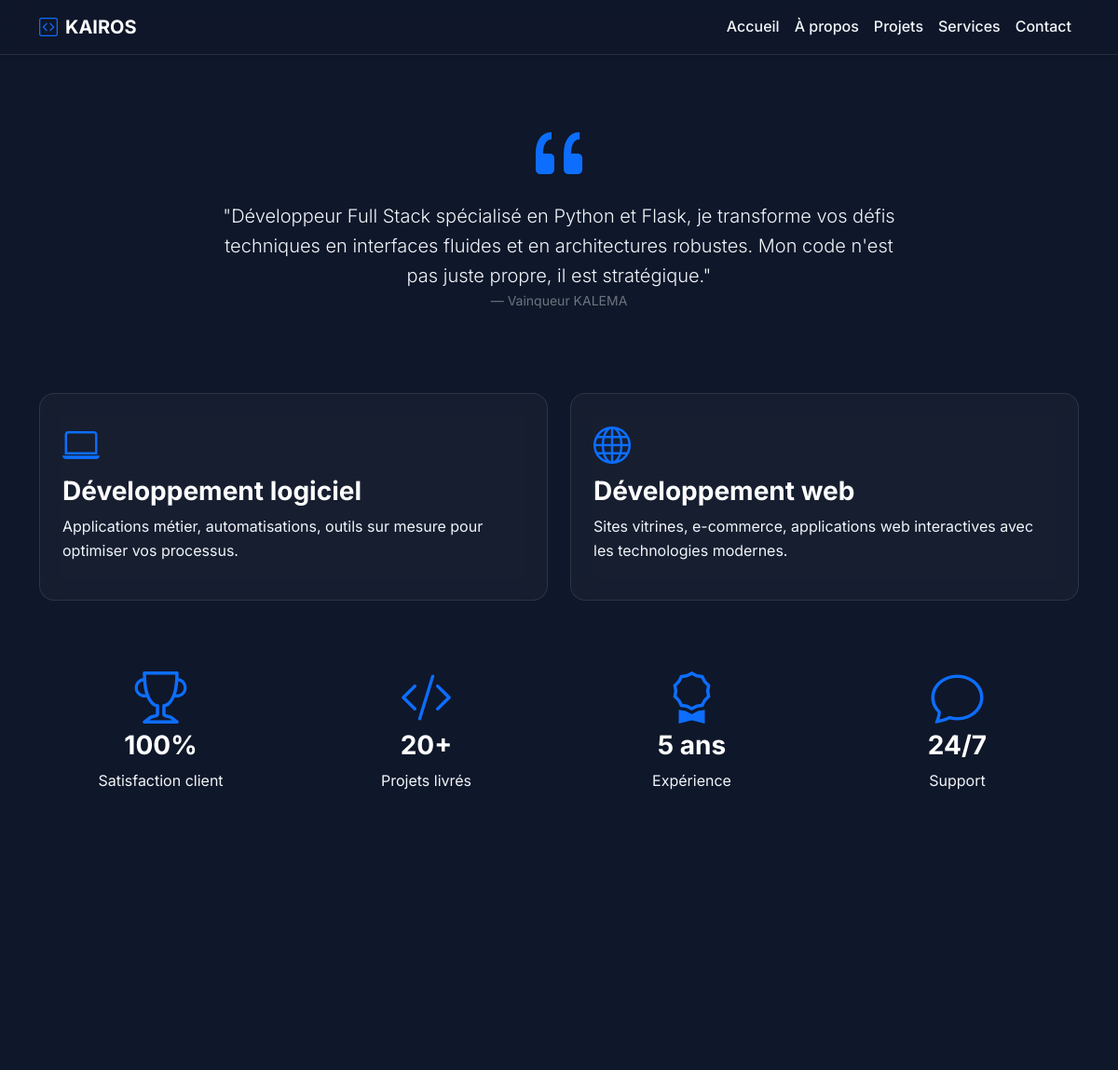
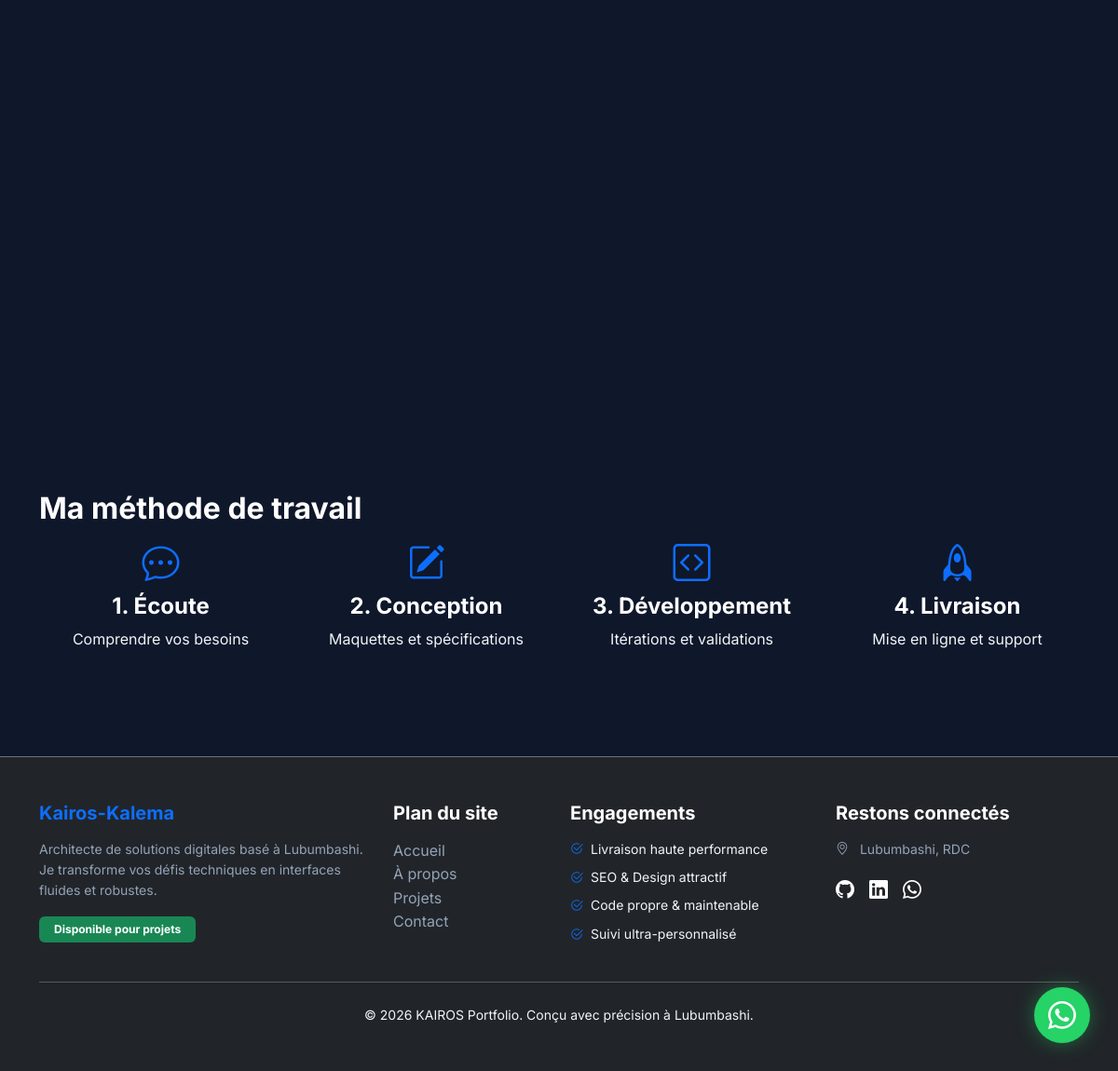
/about, run on the app's committed database (2 pictures, top to bottom).
### app/models.py (models this page shows)
class Bio(db.Model):
    id = db.Column(db.Integer, primary_key=True, default=1)
    name = db.Column(db.String(100))
    title = db.Column(db.String(200))
    bio_text = db.Column(db.Text, default='Je suis développeur passionné...')
    email = db.Column(db.String(120))
    phone = db.Column(db.String(20))
    location = db.Column(db.String(100))
    availability = db.Column(db.Boolean, default=True)
    avatar = db.Column(db.String(200), default='default-avatar.jpg')
    @classmethod
    def get_singleton(cls):
        bio = cls.query.get(1)
        if not bio:
            bio = cls(id=1)
            db.session.add(bio)
            db.session.commit()
        return bio

### app/main/routes.py (the view)
@bp.route('/about')
def about():
    bio = Bio.get_singleton()
    return render_template('about.html', bio=bio)

### app/models.py (called while the page is built)
    @classmethod
    def is_maintenance(cls):
        try:
            config = cls.query.filter_by(key='maintenance_mode').first()
            if config:
                return config.value
            return False
        except Exception:
            return False

### app/utils.py (called while the page is built)
def log_visit(endpoint):
    visit = VisitLog(
        page=request.path,
        ip=request.remote_addr,
        user_agent=request.headers.get('User-Agent')
    )
    db.session.add(visit)
    db.session.commit()

### app/templates/about.html (shortened to what this page needs)
{% extends 'base.html' %}
{% block content %}
<div class="container py-5">
    <div class="row">
        <div class="col-lg-8 mx-auto text-center">
            <i class="bi bi-quote display-1 text-primary"></i>
            <p class="lead">"{{ bio.bio_text|default('Je suis développeur passionné...') }}"</p>
            <footer class="blockquote-footer">{{ bio.name }}</footer>
        </div>
    </div>
    <div class="row mt-5 g-4">
        <div class="col-md-6">
            <div class="card h-100 p-4">
                <i class="bi bi-laptop fs-1 text-primary"></i>
                <h3>Développement logiciel</h3>
                <p>Applications métier, automatisations, outils sur mesure pour optimiser vos processus.</p>
            </div>
        </div>
        <div class="col-md-6">
            <div class="card h-100 p-4">
                <i class="bi bi-globe fs-1 text-primary"></i>
                <h3>Développement web</h3>
                <p>Sites vitrines, e-commerce, applications web interactives avec les technologies modernes.</p>
            </div>
        </div>
    </div>
    <div class="row mt-5 text-center g-4">
        <div class="col-md-3">
            <i class="bi bi-trophy display-4 text-primary"></i>
            <h3>100%</h3>
            <p>Satisfaction client</p>
        </div>
        <div class="col-md-3">
            <i class="bi bi-code-slash display-4 text-primary"></i>
            <h3>20+</h3>
            <p>Projets livrés</p>
        </div>
        <div class="col-md-3">
            <i class="bi bi-award display-4 text-primary"></i>
            <h3>5 ans</h3>
            <p>Expérience</p>
        </div>
        <div class="col-md-3">
            <i class="bi bi-chat display-4 text-primary"></i>
            <h3>24/7</h3>
            <p>Support</p>
        </div>
    </div>
    <div class="row mt-5">
        <h2 class="section-title">Ma méthode de travail</h2>
        <div class="col-md-3 text-center">
            <i class="bi bi-chat-dots fs-1 text-primary"></i>
            <h4>1. Écoute</h4>
            <p>Comprendre vos besoins</p>
        </div>
        <div class="col-md-3 text-center">
            <i class="bi bi-pencil-square fs-1 text-primary"></i>
            <h4>2. Conception</h4>
            <p>Maquettes et spécifications</p>
        </div>
        <div class="col-md-3 text-center">
            <i class="bi bi-code-square fs-1 text-primary"></i>
            <h4>3. Développement</h4>
            <p>Itérations et validations</p>
        </div>
        <div class="col-md-3 text-center">
            <i class="bi bi-rocket fs-1 text-primary"></i>
            <h4>4. Livraison</h4>
            <p>Mise en ligne et support</p>
        </div>
    </div>
</div>
{% endblock %}

### app/static/css/style.css (style rules this page uses)
:root { --primary: #0d6efd; --primary-glow: rgba(13, 110, 253, 0.25); --dark-bg: #0f172a; --card-bg: rgba(255, 255, 255, 0.03); --border-color: rgba(255, 255, 255, 0.1); --text-main: #f1f5f9; --text-muted: #94a3b8; --success: #10b981; }
body { font-family: 'Inter', sans-serif; color: var(--text-main); background-color: var(--dark-bg); overflow-x: hidden; line-height: 1.6; }
p, li, label, span, div:not(.vscode-footer) { color: var(--text-main); }
h1, h2, h3, h4, h5, h6, .h1, .h2, .h3, .h4, .h5, .h6 { color: #ffffff !important; font-weight: 700; }
.card { background: var(--card-bg) !important; backdrop-filter: blur(12px); border: 1px solid var(--border-color) !important; border-radius: 16px; transition: all 0.4s cubic-bezier(0.175, 0.885, 0.32, 1.275); padding: 20px; }

### data on the page
Bio: bio_text "Développeur Full Stack spécialisé en Python et Flask, je transforme vos défis techniques en interfaces fluides et en architectures robustes. Mon code n'est pas juste propre, il est stratégique.", name "Vainqueur KALEMA"
